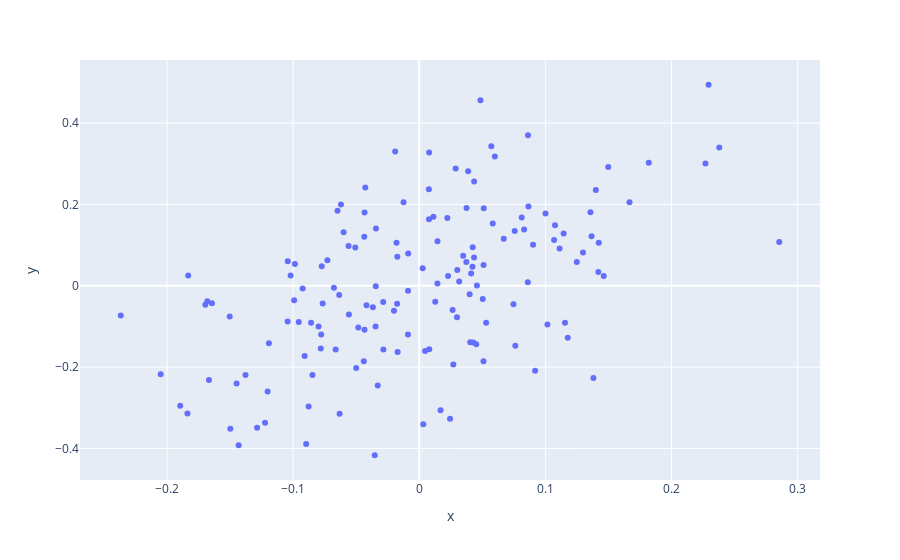

Notebook code cell kept with this figure:
### Code cell
fig = px.scatter(x=reg2_fittedvalues,y=Y)
fig.show()

### Figure 1 — Plotly figure (JSON) as saved in the notebook; plotly's stock layout.template omitted (floating-point values rounded to 4 significant figures; data arrays with more than 128 entries replaced by an {"elided": "..."} marker saying what was removed)
{"data": [{"hoverlabel": {"namelength": 0}, "hovertemplate": "x=%{x}<br>y=%{y}", "legendgroup": "", "marker": {"color": "#636efa", "symbol": "circle"}, "mode": "markers", "name": "", "showlegend": false, "type": "scatter", "x": {"elided": "151 float values"}, "xaxis": "x", "y": {"elided": "151 float values"}, "yaxis": "y"}], "layout": {"legend": {"tracegroupgap": 0}, "margin": {"t": 60}, "xaxis": {"anchor": "y", "domain": [0, 1], "title": {"text": "x"}}, "yaxis": {"anchor": "x", "domain": [0, 1], "title": {"text": "y"}}}}
